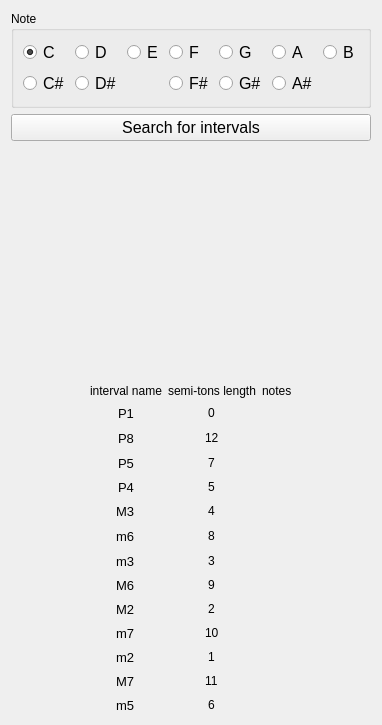
     <widget class="QWidget" name="tab_4">
      <attribute name="title">
       <string>Intervals</string>
      </attribute>
      <layout class="QVBoxLayout" name="verticalLayout_22">
       <item>
        <widget class="QGroupBox" name="groupBox_10">
         <property name="title">
          <string>Note</string>
         </property>
         <layout class="QVBoxLayout" name="verticalLayout_21">
          <item>
           <layout class="QGridLayout" name="gridLayout_8">
            <item row="13" column="0">
             <widget class="QRadioButton" name="int_Cd">
              <property name="font">
               <font>
                <pointsize>12</pointsize>
               </font>
              </property>
              <property name="text">
               <string>C#</string>
              </property>
             </widget>
            </item>
            <item row="4" column="2">
             <widget class="QRadioButton" name="int_E">
              <property name="font">
               <font>
                <pointsize>12</pointsize>
               </font>
              </property>
              <property name="text">
               <string>E</string>
              </property>
             </widget>
            </item>
            <item row="4" column="3">
             <widget class="QRadioButton" name="int_F">
              <property name="font">
               <font>
                <pointsize>12</pointsize>
               </font>
              </property>
              <property name="text">
               <string>F</string>
              </property>
             </widget>
            </item>
            <item row="4" column="4">
             <widget class="QRadioButton" name="int_G">
              <property name="font">
               <font>
                <pointsize>12</pointsize>
               </font>
              </property>
              <property name="text">
               <string>G</string>
              </property>
             </widget>
            </item>
            <item row="4" column="5">
             <widget class="QRadioButton" name="int_A">
              <property name="font">
               <font>
                <pointsize>12</pointsize>
               </font>
              </property>
              <property name="text">
               <string>A</string>
              </property>
             </widget>
            </item>
            <item row="4" column="6">
             <widget class="QRadioButton" name="int_B">
              <property name="font">
               <font>
                <pointsize>12</pointsize>
               </font>
              </property>
              <property name="text">
               <string>B</string>
              </property>
             </widget>
            </item>
            <item row="13" column="1">
             <widget class="QRadioButton" name="int_Dd">
              <property name="font">
               <font>
                <pointsize>12</pointsize>
               </font>
              </property>
              <property name="text">
               <string>D#</string>
              </property>
             </widget>
            </item>
            <item row="13" column="3">
             <widget class="QRadioButton" name="int_Fd">
              <property name="font">
               <font>
                <pointsize>12</pointsize>
               </font>
              </property>
              <property name="text">
               <string>F#</string>
              </property>
             </widget>
            </item>
            <item row="13" column="5">
             <widget class="QRadioButton" name="int_Ad">
              <property name="font">
               <font>
                <pointsize>12</pointsize>
               </font>
              </property>
              <property name="text">
               <string>A#</string>
              </property>
             </widget>
            </item>
            <item row="13" column="4">
             <widget class="QRadioButton" name="int_Gd">
              <property name="font">
               <font>
                <pointsize>12</pointsize>
               </font>
              </property>
              <property name="text">
               <string>G#</string>
              </property>
             </widget>
            </item>
            <item row="4" column="0">
             <widget class="QRadioButton" name="int_C">
              <property name="font">
               <font>
                <pointsize>12</pointsize>
               </font>
              </property>
              <property name="text">
               <string>C</string>
              </property>
              <property name="checked">
               <bool>true</bool>
              </property>
             </widget>
            </item>
            <item row="4" column="1">
             <widget class="QRadioButton" name="int_D">
              <property name="font">
               <font>
                <pointsize>12</pointsize>
               </font>
              </property>
              <property name="text">
               <string>D</string>
              </property>
             </widget>
            </item>
           </layout>
          </item>
         </layout>
        </widget>
       </item>
       <item>
        <widget class="QPushButton" name="btn_interval_search">
         <property name="font">
          <font>
           <pointsize>12</pointsize>
          </font>
         </property>
         <property name="text">
          <string>Search for intervals</string>
         </property>
        </widget>
       </item>
       <item>
        <spacer name="verticalSpacer_5">
         <property name="orientation">
          <enum>Qt::Vertical</enum>
         </property>
         <property name="sizeHint" stdset="0">
          <size>
           <width>20</width>
           <height>237</height>
          </size>
         </property>
        </spacer>
       </item>
       <item>
        <layout class="QGridLayout" name="gridLayout_9">
         <item row="6" column="2" alignment="Qt::AlignHCenter">
          <widget class="QLabel" name="label_37">
           <property name="text">
            <string>8</string>
           </property>
          </widget>
         </item>
         <item row="3" column="2" alignment="Qt::AlignHCenter">
          <widget class="QLabel" name="label_34">
           <property name="text">
            <string>7</string>
           </property>
          </widget>
         </item>
         <item row="4" column="1" alignment="Qt::AlignHCenter">
          <widget class="QLabel" name="label_20">
           <property name="font">
            <font>
             <pointsize>10</pointsize>
            </font>
           </property>
           <property name="text">
            <string>P4</string>
           </property>
          </widget>
         </item>
         <item row="10" column="3">
          <widget class="QLabel" name="m7">
           <property name="font">
            <font>
             <pointsize>12</pointsize>
            </font>
           </property>
           <property name="text">
            <string/>
           </property>
          </widget>
         </item>
         <item row="11" column="1" alignment="Qt::AlignHCenter">
          <widget class="QLabel" name="label_30">
           <property name="font">
            <font>
             <pointsize>10</pointsize>
            </font>
           </property>
           <property name="text">
            <string>m2</string>
           </property>
          </widget>
         </item>
         <item row="5" column="3">
          <widget class="QLabel" name="M3">
           <property name="font">
            <font>
             <pointsize>12</pointsize>
            </font>
           </property>
           <property name="text">
            <string/>
           </property>
          </widget>
         </item>
         <item row="8" column="2" alignment="Qt::AlignHCenter">
          <widget class="QLabel" name="label_39">
           <property name="text">
            <string>9</string>
           </property>
          </widget>
         </item>
         <item row="12" column="2" alignment="Qt::AlignHCenter">
          <widget class="QLabel" name="label_43">
           <property name="text">
            <string>11</string>
           </property>
          </widget>
         </item>
         <item row="0" column="3" alignment="Qt::AlignHCenter">
          <widget class="QLabel" name="label_45">
           <property name="text">
            <string>notes</string>
           </property>
          </widget>
         </item>
         <item row="12" column="3">
          <widget class="QLabel" name="M7">
           <property name="font">
            <font>
             <pointsize>12</pointsize>
            </font>
           </property>
           <property name="text">
            <string/>
           </property>
          </widget>
         </item>
         <item row="9" column="1" alignment="Qt::AlignHCenter">
          <widget class="QLabel" name="label_26">
           <property name="font">
            <font>
             <pointsize>10</pointsize>
            </font>
           </property>
           <property name="text">
            <string>M2</string>
           </property>
          </widget>
         </item>
         <item row="6" column="0">
          <spacer name="horizontalSpacer">
           <property name="orientation">
            <enum>Qt::Horizontal</enum>
           </property>
           <property name="sizeHint" stdset="0">
            <size>
             <width>40</width>
             <height>20</height>
            </size>
           </property>
          </spacer>
         </item>
         <item row="8" column="3">
          <widget class="QLabel" name="M6">
           <property name="font">
            <font>
             <pointsize>12</pointsize>
            </font>
           </property>
           <property name="text">
            <string/>
           </property>
          </widget>
         </item>
         <item row="2" column="1" alignment="Qt::AlignHCenter">
          <widget class="QLabel" name="label_18">
           <property name="font">
            <font>
             <pointsize>10</pointsize>
            </font>
           </property>
           <property name="text">
            <string>P8</string>
           </property>
          </widget>
         </item>
         <item row="2" column="3">
          <widget class="QLabel" name="P8">
           <property name="font">
            <font>
             <pointsize>12</pointsize>
            </font>
           </property>
           <property name="text">
            <string/>
           </property>
          </widget>
         </item>
         <item row="0" column="2" alignment="Qt::AlignHCenter">
          <widget class="QLabel" name="label_31">
           <property name="text">
            <string>semi-tons length</string>
           </property>
          </widget>
         </item>
         <item row="4" column="3">
          <widget class="QLabel" name="P4">
           <property name="font">
            <font>
             <pointsize>12</pointsize>
            </font>
           </property>
           <property name="text">
            <string/>
           </property>
          </widget>
         </item>
         <item row="3" column="1" alignment="Qt::AlignHCenter">
          <widget class="QLabel" name="label_19">
           <property name="font">
            <font>
             <pointsize>10</pointsize>
            </font>
           </property>
           <property name="text">
            <string>P5</string>
           </property>
          </widget>
         </item>
         <item row="10" column="2" alignment="Qt::AlignHCenter">
          <widget class="QLabel" name="label_41">
           <property name="text">
            <string>10</string>
           </property>
          </widget>
         </item>
         <item row="13" column="3">
          <widget class="QLabel" name="m5">
           <property name="font">
            <font>
             <pointsize>12</pointsize>
            </font>
           </property>
           <property name="text">
            <string/>
           </property>
          </widget>
         </item>
         <item row="9" column="2" alignment="Qt::AlignHCenter">
          <widget class="QLabel" name="label_40">
           <property name="text">
            <string>2</string>
           </property>
          </widget>
         </item>
         <item row="3" column="3">
          <widget class="QLabel" name="P5">
           <property name="font">
            <font>
             <pointsize>12</pointsize>
            </font>
           </property>
           <property name="text">
            <string/>
           </property>
          </widget>
         </item>
         <item row="8" column="1" alignment="Qt::AlignHCenter">
          <widget class="QLabel" name="label_24">
           <property name="font">
            <font>
             <pointsize>10</pointsize>
            </font>
           </property>
           <property name="text">
            <string>M6</string>
           </property>
          </widget>
         </item>
         <item row="0" column="1" alignment="Qt::AlignHCenter">
          <widget class="QLabel" name="label_17">
           <property name="text">
            <string>interval name</string>
           </property>
          </widget>
         </item>
         <item row="7" column="3">
          <widget class="QLabel" name="m3">
           <property name="font">
            <font>
             <pointsize>12</pointsize>
            </font>
           </property>
           <property name="text">
            <string/>
           </property>
          </widget>
         </item>
         <item row="7" column="1" alignment="Qt::AlignHCenter">
          <widget class="QLabel" name="label_23">
           <property name="font">
            <font>
             <pointsize>10</pointsize>
            </font>
           </property>
           <property name="text">
            <string>m3</string>
           </property>
          </widget>
         </item>
         <item row="13" column="1" alignment="Qt::AlignHCenter">
          <widget class="QLabel" name="label_28">
           <property name="font">
            <font>
             <pointsize>10</pointsize>
            </font>
           </property>
           <property name="text">
            <string>m5</string>
           </property>
          </widget>
         </item>
         <item row="2" column="2" alignment="Qt::AlignHCenter">
          <widget class="QLabel" name="label_33">
           <property name="text">
            <string>12</string>
           </property>
          </widget>
         </item>
         <item row="10" column="1" alignment="Qt::AlignHCenter">
          <widget class="QLabel" name="label_27">
           <property name="font">
            <font>
             <pointsize>10</pointsize>
            </font>
           </property>
           <property name="text">
            <string>m7</string>
           </property>
          </widget>
         </item>
         <item row="6" column="3">
          <widget class="QLabel" name="m6">
           <property name="font">
            <font>
             <pointsize>12</pointsize>
            </font>
           </property>
           <property name="text">
            <string/>
           </property>
          </widget>
         </item>
         <item row="12" column="1" alignment="Qt::AlignHCenter">
          <widget class="QLabel" name="label_29">
           <property name="font">
            <font>
             <pointsize>10</pointsize>
            </font>
           </property>
           <property name="text">
            <string>M7</string>
           </property>
          </widget>
         </item>
         <item row="11" column="3">
          <widget class="QLabel" name="m2">
           <property name="font">
            <font>
             <pointsize>12</pointsize>
            </font>
           </property>
           <property name="text">
            <string/>
           </property>
          </widget>
         </item>
         <item row="11" column="2" alignment="Qt::AlignHCenter">
          <widget class="QLabel" name="label_42">
           <property name="text">
            <string>1</string>
           </property>
          </widget>
         </item>
         <item row="13" column="2" alignment="Qt::AlignHCenter">
          <widget class="QLabel" name="label_44">
           <property name="text">
            <string>6</string>
           </property>
          </widget>
         </item>
         <item row="5" column="1" alignment="Qt::AlignHCenter">
          <widget class="QLabel" name="label_21">
           <property name="font">
            <font>
             <pointsize>10</pointsize>
            </font>
           </property>
           <property name="text">
            <string>M3</string>
           </property>
          </widget>
         </item>
         <item row="7" column="2" alignment="Qt::AlignHCenter">
          <widget class="QLabel" name="label_38">
           <property name="text">
            <string>3</string>
           </property>
          </widget>
         </item>
         <item row="4" column="2" alignment="Qt::AlignHCenter">
          <widget class="QLabel" name="label_35">
           <property name="text">
            <string>5</string>
           </property>
          </widget>
         </item>
         <item row="6" column="1" alignment="Qt::AlignHCenter">
          <widget class="QLabel" name="label_22">
           <property name="font">
            <font>
             <pointsize>10</pointsize>
            </font>
           </property>
           <property name="text">
            <string>m6</string>
           </property>
          </widget>
         </item>
         <item row="1" column="2" alignment="Qt::AlignHCenter">
          <widget class="QLabel" name="label_32">
           <property name="text">
            <string>0</string>
           </property>
          </widget>
         </item>
         <item row="9" column="3">
          <widget class="QLabel" name="M2">
           <property name="font">
            <font>
             <pointsize>12</pointsize>
            </font>
           </property>
           <property name="text">
            <string/>
           </property>
          </widget>
         </item>
         <item row="1" column="3">
          <widget class="QLabel" name="P1">
           <property name="font">
            <font>
             <pointsize>12</pointsize>
            </font>
           </property>
           <property name="text">
            <string/>
           </property>
          </widget>
         </item>
         <item row="5" column="2" alignment="Qt::AlignHCenter">
          <widget class="QLabel" name="label_36">
           <property name="text">
            <string>4</string>
           </property>
          </widget>
         </item>
         <item row="1" column="1" alignment="Qt::AlignHCenter">
          <widget class="QLabel" name="label_25">
           <property name="font">
            <font>
             <pointsize>10</pointsize>
            </font>
           </property>
           <property name="text">
            <string>P1</string>
           </property>
          </widget>
         </item>
         <item row="2" column="4">
          <spacer name="horizontalSpacer_2">
           <property name="orientation">
            <enum>Qt::Horizontal</enum>
           </property>
           <property name="sizeHint" stdset="0">
            <size>
             <width>40</width>
             <height>20</height>
            </size>
           </property>
          </spacer>
         </item>
        </layout>
       </item>
      </layout>
     </widget>
